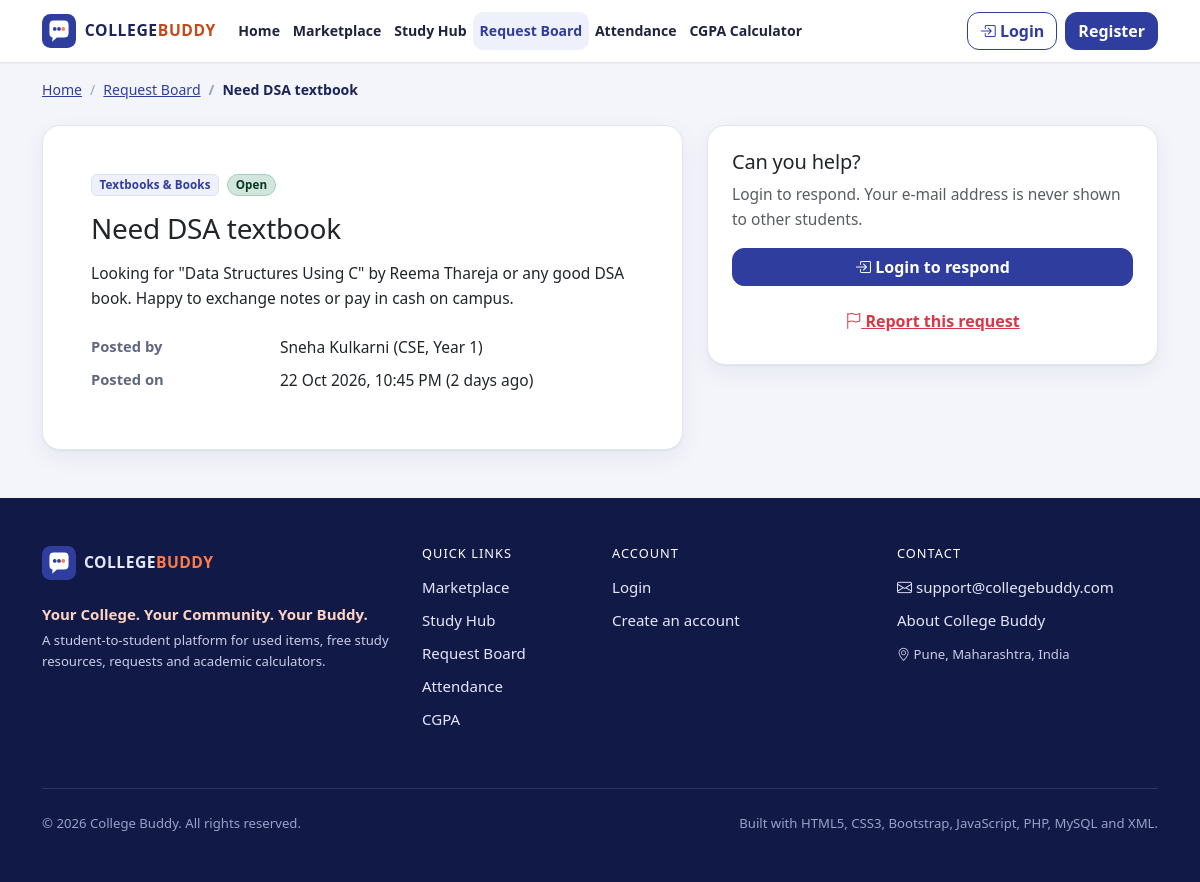
The page /request.php?id=1 on the database its author committed.
### tables this page shows
CREATE TABLE requests (
    id          INT UNSIGNED NOT NULL AUTO_INCREMENT,
    user_id     INT UNSIGNED NOT NULL,                          
    title       VARCHAR(150) NOT NULL,
    description TEXT NOT NULL,
    category    VARCHAR(60)  NOT NULL,
    status      ENUM('Open', 'Closed') NOT NULL DEFAULT 'Open',
    created_at  TIMESTAMP NOT NULL DEFAULT CURRENT_TIMESTAMP,
    PRIMARY KEY (id),
    KEY idx_requests_status_created (status, created_at),
    KEY idx_requests_user (user_id),
    CONSTRAINT fk_requests_user FOREIGN KEY (user_id) REFERENCES users (id) ON DELETE CASCADE
);

CREATE TABLE users (
    id          INT UNSIGNED NOT NULL AUTO_INCREMENT,           
    full_name   VARCHAR(100) NOT NULL,
    email       VARCHAR(150) NOT NULL,                          
    password    VARCHAR(255) NOT NULL,                          
    branch      VARCHAR(50)  NOT NULL,                          
    year        TINYINT UNSIGNED NOT NULL,                      
    semester    TINYINT UNSIGNED NOT NULL,                      
    role        ENUM('student', 'admin') NOT NULL DEFAULT 'student',
    created_at  TIMESTAMP NOT NULL DEFAULT CURRENT_TIMESTAMP,
    PRIMARY KEY (id),
    UNIQUE KEY uq_users_email (email),
    KEY idx_users_role (role)
);

### includes/db.php (called while the page is built, shortened)
<?php
function db(): mysqli
{
    static $conn = null;
    if ($conn === null) {
        $conn = new mysqli(DB_HOST, DB_USER, DB_PASS, DB_NAME);
        $conn->set_charset('utf8mb4');
        $conn->query("SET time_zone = '+05:30'");
    }
    return $conn;
}
function db_select(string $sql, string $types = '', array $params = []): array
{
    $stmt = db()->prepare($sql);
    if ($types !== '') {
        $stmt->bind_param($types, ...$params);
    }
    $stmt->execute();
    $rows = $stmt->get_result()->fetch_all(MYSQLI_ASSOC);
    return $rows;
}
function db_select_one(string $sql, string $types = '', array $params = []): ?array
{
    $rows = db_select($sql, $types, $params);
    return $rows[0] ?? null;
}

### includes/auth.php (called while the page is built, shortened)
<?php
require_once __DIR__ . '/db.php';
require_once __DIR__ . '/functions.php';
function current_user(): ?array
{
    static $cached = false;
    if ($cached !== false) {
        return $cached;
    }
    $id = (int) ($_SESSION['user_id'] ?? 0);
    if ($id <= 0) {
        return $cached = null;
    }
    $row = db_select_one(
        'SELECT id, full_name, email, branch, year, semester, role, created_at FROM users WHERE id = ?',
        'i',
        [$id]
    );
    return $cached = $row;
}

### request.php (the view, shortened to what this page needs)
<?php
require_once __DIR__ . '/includes/auth.php';
$id = (int) ($_GET['id'] ?? 0);
$req = $id > 0 ? db_select_one(
    'SELECT r.*, u.full_name AS requester_name, u.branch AS requester_branch, u.year AS requester_year
     FROM requests r JOIN users u ON u.id = r.user_id
     WHERE r.id = ?',
    'i',
    [$id]
) : null;
$me = current_user();
$isOwner = $me !== null && (int) $me['id'] === (int) $req['user_id'];
require __DIR__ . '/includes/header.php';
?>
<section class="container py-4 pb-5">
    <div class="row g-4">
        <div class="col-lg-7">
            <div class="card cb-card">
                <div class="card-body p-4 p-md-5">
                    <div class="d-flex flex-wrap gap-2 mb-3">
                        <span class="badge cb-badge-soft"><?= e($req['category']) ?></span>
                        <?= status_badge($req['status']) ?>
                    </div>
                    <h1 class="h3 mb-3"><?= e($req['title']) ?></h1>
                    <p class="mb-4 cb-pre"><?= e($req['description']) ?></p>
                    <dl class="row mb-0 cb-dl">
                        <dt class="col-sm-4">Posted by</dt><dd class="col-sm-8"><?= e($req['requester_name']) ?> (<?= e($req['requester_branch']) ?>, Year <?= (int) $req['requester_year'] ?>)</dd>
                        <dt class="col-sm-4">Posted on</dt><dd class="col-sm-8"><?= e(format_date($req['created_at'], 'd M Y, h:i A')) ?> (<?= e(time_ago($req['created_at'])) ?>)</dd>
                    </dl>
                </div>
            </div>
        </div>
        <div class="col-lg-5">
            <div class="card cb-card cb-sticky" id="respond">
                <div class="card-body p-4">
                    <?php if ($isOwner): ?>
                        <h2 class="h5 mb-3">Manage your request</h2>
                        <p class="small text-muted">Status: <?= status_badge($req['status']) ?></p>
                        <div class="d-grid gap-2">
                            <form method="post" action="<?= href('request.php?id=' . $id) ?>">
                                <?= csrf_field() ?>
                                <input type="hidden" name="action" value="toggle">
                                <button class="btn btn-outline-secondary w-100" type="submit">
                                    <i class="bi bi-<?= $req['status'] === 'Open' ? 'lock' : 'unlock' ?>"></i>
                                    <?= $req['status'] === 'Open' ? 'Close request' : 'Reopen request' ?>
                                </button>
                            </form>
                            <form method="post" action="<?= href('request.php?id=' . $id) ?>" data-confirm="Delete this request permanently?">
                                <?= csrf_field() ?>
                                <input type="hidden" name="action" value="delete">
                                <button class="btn btn-outline-danger w-100" type="submit"><i class="bi bi-trash"></i> Delete request</button>
                            </form>
                        </div>
                        <a class="btn btn-link px-0 mt-2" href="<?= href('my-requests.php') ?>"><i class="bi bi-arrow-left"></i> Back to My Requests</a>
                    <?php elseif ($req['status'] === 'Closed'): ?>
                        <h2 class="h5 mb-3">This request is closed</h2>
                        <p class="text-muted mb-0">The requester has closed this request, so new responses are not accepted. Browse the <a href="<?= href('requests.php') ?>">Request Board</a> for other requests.</p>
                    <?php elseif ($me === null): ?>
                        <h2 class="h5 mb-2">Can you help?</h2>
                        <p class="text-muted">Login to respond. Your e-mail address is never shown to other students.</p>
                        <a class="btn btn-primary w-100" href="<?= href('login.php?next=' . urlencode('request.php?id=' . $id)) ?>"><i class="bi bi-box-arrow-in-right"></i> Login to respond</a>
                    <?php endif; ?>
                    <?php if (!$isOwner): ?>
                        <a class="btn btn-link text-danger w-100 mt-3" href="<?= href('report.php?type=request&id=' . $id) ?>"><i class="bi bi-flag"></i> Report this request</a>
                    <?php endif; ?>
                </div>
            </div>
        </div>
    </div>
</section>
<?php require __DIR__ . '/includes/footer.php'; ?>

### includes/functions.php (shortened to what this page needs)
<?php
function project_root(): string
{
    return dirname(__DIR__);
}
function base_url(): string
{
    static $base = null;
    if ($base !== null) {
        return $base;
    }
    $base = '';
    $docRoot = isset($_SERVER['DOCUMENT_ROOT']) ? realpath($_SERVER['DOCUMENT_ROOT']) : false;
    $project = realpath(project_root());
    if ($docRoot !== false && $project !== false) {
        $docRoot = rtrim(str_replace('\\', '/', $docRoot), '/');
        $project = str_replace('\\', '/', $project);
        if (stripos($project, $docRoot) === 0) {
            $base = rtrim(substr($project, strlen($docRoot)), '/');
        }
    }
    return $base;
}
function url(string $path = ''): string
{
    return base_url() . '/' . ltrim($path, '/');
}
function href(string $path = ''): string
{
    return e(url($path));
}
function e($value): string
{
    return htmlspecialchars((string) ($value ?? ''), ENT_QUOTES, 'UTF-8');
}
function format_date(string $datetime, string $format = 'd M Y'): string
{
    return date($format, strtotime($datetime));
}
function plural(int $n, string $word): string
{
    return $n . ' ' . $word . ($n === 1 ? '' : 's');
}
function time_ago(string $datetime): string
{
    $diff = time() - strtotime($datetime);
    if ($diff < 604800) {
        return plural((int) ($diff / 86400), 'day') . ' ago';
    }
    return format_date($datetime);
}
function status_badge(string $status): string
{
    $colors = [
        'Available' => 'success', 'Open' => 'success', 'Resolved' => 'success',
        'Pending' => 'warning', 'Sold' => 'secondary', 'Closed' => 'secondary', 'Dismissed' => 'secondary',
    ];
    $c = $colors[$status] ?? 'secondary';
    return '<span class="badge rounded-pill bg-' . $c . '-subtle text-' . $c . '-emphasis border border-' . $c . '-subtle">' . e($status) . '</span>';
}

### css/style.css (style rules this page uses)
:root { --cb-primary: #2f3e9e; --cb-primary-dark: #1f2b74; --cb-primary-ink: #1b2559; --cb-accent: #ff7a45; --cb-accent-dark: #c44a1a; --cb-bg: #f4f5fb; --cb-surface: #ffffff; --cb-text: #1e2440; --cb-muted: #5f6782; --cb-border: #e3e6f2; --cb-soft: #eef0fb; --cb-footer: #111a47; --cb-radius: 18px; --cb-shadow: 0 1px 2px rgba(20, 28, 70, .06), 0 8px 24px rgba(20, 28, 70, .06); --cb-shadow-hover: 0 2px 4px rgba(20, 28, 70, .08), 0 16px 36px rgba(20, 28, 70, .13); --cb-font: system-ui, -apple-system, "Segoe UI", Roboto, "Helvetica Neue", Arial, "Noto Sans", sans-serif; }
html { scroll-behavior: smooth; }
body.cb-body { font-family: var(--cb-font); background: var(--cb-bg); color: var(--cb-text); font-size: 0.97rem; line-height: 1.6; }
h1, h2, h3, h4, h5, h6 { color: var(--cb-primary-ink); letter-spacing: -0.01em; }
a { color: var(--cb-primary); }
.btn-primary { --bs-btn-color: #fff; --bs-btn-bg: var(--cb-primary); --bs-btn-border-color: var(--cb-primary); --bs-btn-hover-color: #fff; --bs-btn-hover-bg: var(--cb-primary-dark); --bs-btn-hover-border-color: var(--cb-primary-dark); --bs-btn-active-bg: var(--cb-primary-dark); --bs-btn-active-border-color: var(--cb-primary-dark); --bs-btn-disabled-bg: var(--cb-primary); --bs-btn-disabled-border-color: var(--cb-primary); font-weight: 600; border-radius: 12px; }
.btn { border-radius: 12px; }
.btn-link { font-weight: 600; }
.badge { font-weight: 600; letter-spacing: .01em; }
.cb-card { background: var(--cb-surface); border: 1px solid var(--cb-border); border-radius: var(--cb-radius); box-shadow: var(--cb-shadow); }
.cb-badge-soft { background: var(--cb-soft); color: var(--cb-primary); border: 1px solid #dde2f5; font-weight: 600; }
.cb-pre { white-space: pre-line; word-break: break-word; }
.cb-dl dt { color: var(--cb-muted); font-weight: 600; font-size: .92rem; margin-bottom: .5rem; }
.cb-dl dd { font-weight: 500; margin-bottom: .5rem; }
.cb-sticky { position: sticky; top: 96px; }

### rows shown on the page
requests: category "Textbooks & Books", status "Open", title "Need DSA textbook", description "Looking for \"Data Structures Using C\" by Reema Thareja or any good DSA book. Happy to exchange notes or pay in cash on campus.", user.full_name "Sneha Kulkarni", user.branch "CSE", user.year "1", created_at "22 Oct 2026, 10:45 PM", created_at "2 days ago"

### other values the page prints
$label "Home"
$label "Marketplace"
$label "Study Hub"
$label "Request Board"
$label "Attendance"
$label "CGPA Calculator"
$crumb[0] "Request Board"
$crumb[0] "Need DSA textbook"
